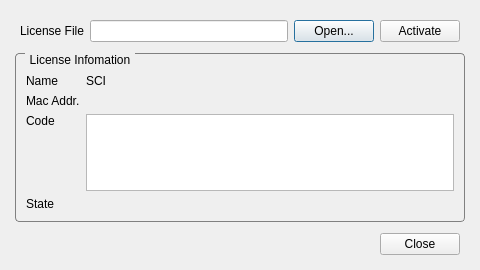
<?xml version="1.0" encoding="UTF-8"?>
<ui version="4.0">
 <class>CheckLicenseDialog</class>
 <widget class="QDialog" name="CheckLicenseDialog">
  <property name="geometry">
   <rect>
    <x>0</x>
    <y>0</y>
    <width>480</width>
    <height>270</height>
   </rect>
  </property>
  <property name="windowTitle">
   <string>License Checker</string>
  </property>
  <property name="styleSheet">
   <string notr="true">QGroupBox { border: 1px solid gray; border-radius: 4px; margin-top: 0.5em; font-weight: normal; } QGroupBox::title {subcontrol-origin: margin; left: 10px; padding: 0 3px 0 3px;}</string>
  </property>
  <layout class="QGridLayout" name="gridLayout_2">
   <property name="leftMargin">
    <number>15</number>
   </property>
   <property name="topMargin">
    <number>15</number>
   </property>
   <property name="rightMargin">
    <number>15</number>
   </property>
   <property name="bottomMargin">
    <number>10</number>
   </property>
   <item row="0" column="0">
    <layout class="QHBoxLayout" name="horizontalLayout_2">
     <property name="leftMargin">
      <number>5</number>
     </property>
     <property name="topMargin">
      <number>5</number>
     </property>
     <property name="rightMargin">
      <number>5</number>
     </property>
     <property name="bottomMargin">
      <number>5</number>
     </property>
     <item>
      <widget class="QLabel" name="label">
       <property name="text">
        <string>License File</string>
       </property>
      </widget>
     </item>
     <item>
      <widget class="QLineEdit" name="license_file_line"/>
     </item>
     <item>
      <widget class="QPushButton" name="open_file_button">
       <property name="text">
        <string>Open...</string>
       </property>
      </widget>
     </item>
     <item>
      <widget class="QPushButton" name="activate_button">
       <property name="text">
        <string>Activate</string>
       </property>
      </widget>
     </item>
    </layout>
   </item>
   <item row="1" column="0">
    <widget class="QGroupBox" name="groupBox">
     <property name="title">
      <string>License Infomation</string>
     </property>
     <layout class="QGridLayout" name="gridLayout">
      <property name="leftMargin">
       <number>10</number>
      </property>
      <property name="topMargin">
       <number>20</number>
      </property>
      <property name="rightMargin">
       <number>10</number>
      </property>
      <property name="bottomMargin">
       <number>10</number>
      </property>
      <item row="4" column="0">
       <widget class="QLabel" name="label_4">
        <property name="text">
         <string>State</string>
        </property>
       </widget>
      </item>
      <item row="2" column="0">
       <widget class="QLabel" name="label_2">
        <property name="text">
         <string>Mac Addr.</string>
        </property>
       </widget>
      </item>
      <item row="4" column="1">
       <widget class="QLabel" name="activation_state_label">
        <property name="text">
         <string/>
        </property>
        <property name="textInteractionFlags">
         <set>Qt::LinksAccessibleByMouse|Qt::TextSelectableByMouse</set>
        </property>
       </widget>
      </item>
      <item row="3" column="1">
       <widget class="QTextBrowser" name="license_code_text">
        <property name="textInteractionFlags">
         <set>Qt::NoTextInteraction</set>
        </property>
       </widget>
      </item>
      <item row="1" column="0">
       <widget class="QLabel" name="label_3">
        <property name="text">
         <string>Name</string>
        </property>
       </widget>
      </item>
      <item row="3" column="0" alignment="Qt::AlignTop">
       <widget class="QLabel" name="label_6">
        <property name="text">
         <string>Code</string>
        </property>
       </widget>
      </item>
      <item row="2" column="1">
       <widget class="QLabel" name="mac_addr_label">
        <property name="text">
         <string/>
        </property>
        <property name="textInteractionFlags">
         <set>Qt::LinksAccessibleByMouse|Qt::TextSelectableByMouse</set>
        </property>
       </widget>
      </item>
      <item row="1" column="1">
       <widget class="QLabel" name="product_name_line">
        <property name="text">
         <string>SCI</string>
        </property>
        <property name="textInteractionFlags">
         <set>Qt::LinksAccessibleByMouse|Qt::TextSelectableByMouse</set>
        </property>
       </widget>
      </item>
     </layout>
    </widget>
   </item>
   <item row="2" column="0">
    <layout class="QHBoxLayout" name="horizontalLayout">
     <property name="leftMargin">
      <number>5</number>
     </property>
     <property name="topMargin">
      <number>5</number>
     </property>
     <property name="rightMargin">
      <number>5</number>
     </property>
     <property name="bottomMargin">
      <number>5</number>
     </property>
     <item>
      <spacer name="horizontalSpacer">
       <property name="orientation">
        <enum>Qt::Horizontal</enum>
       </property>
       <property name="sizeHint" stdset="0">
        <size>
         <width>368</width>
         <height>20</height>
        </size>
       </property>
      </spacer>
     </item>
     <item>
      <widget class="QPushButton" name="close_button">
       <property name="text">
        <string>Close</string>
       </property>
      </widget>
     </item>
    </layout>
   </item>
  </layout>
 </widget>
 <resources/>
 <connections/>
</ui>
